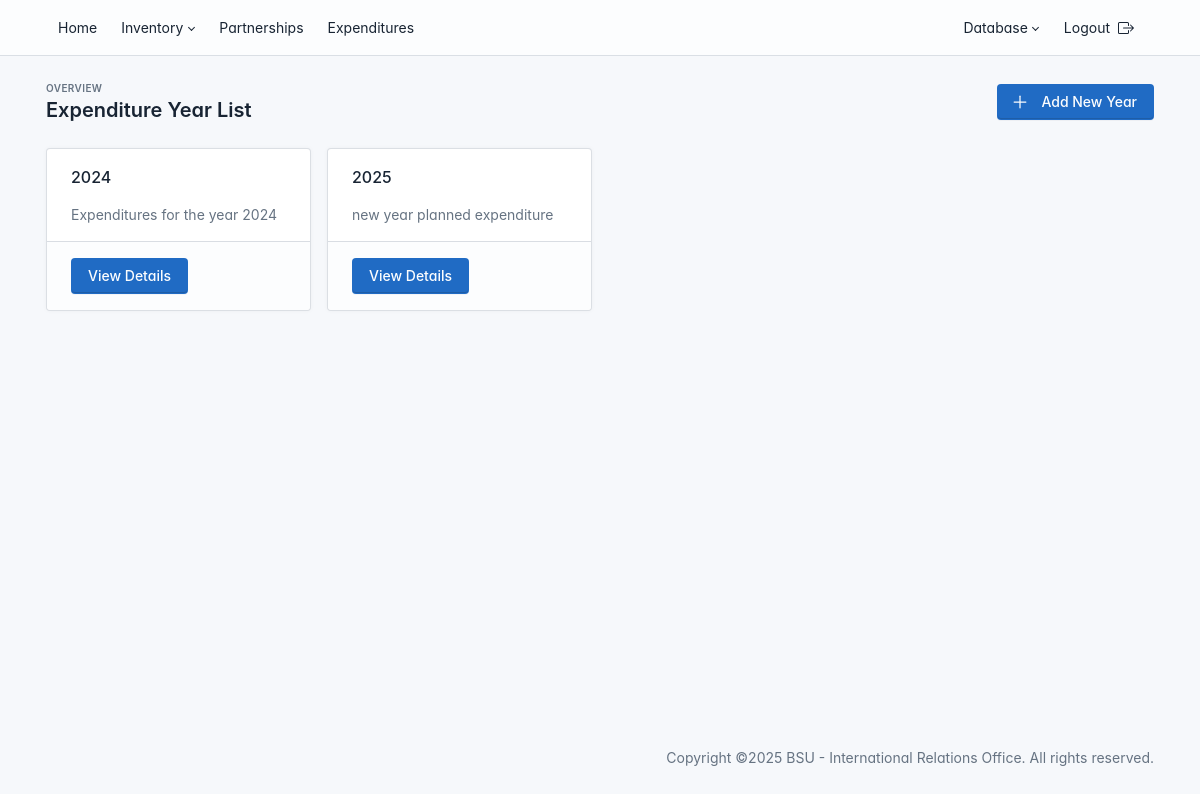
The app's page /administrator/years/ with its own data.
### administrator/models.py (models this page shows, shortened)
class Year(models.Model):
    year = models.PositiveIntegerField(unique=True)
    description = models.TextField(blank=True, null=True)  # New description field

### administrator/views.py (the view)
# urls.py: path('years/', views.year_list, name='year_list'),
def year_list(request):
    years = Year.objects.all()
    context = {
        'years': years,
    }
    return render(request, 'administrator/year_list.html', context)

### templates/administrator/year_list.html
{% extends "administrator/base.html" %}
{% block content %}
<div class=" page-wrapper ">
    <div class="page-header d-print-none">
        <div class="container-xl">
            <div class="row g-2 align-items-center">
                <div class="col">
                    <div class="page-pretitle">
                        Overview
                    </div>
                    <h2 class="page-title">
                        Expenditure Year List
                    </h2>
                </div>
                <div class="col-auto ms-auto d-print-none">
                    <div class="btn-list">
                        <a href="#" class="btn btn-primary d-none d-sm-inline-block" data-bs-toggle="modal" data-bs-target="#modal-add-partnership">
                            <svg xmlns="http://www.w3.org/2000/svg" class="icon" width="24" height="24" viewBox="0 0 24 24" stroke-width="2" stroke="currentColor" fill="none" stroke-linecap="round" stroke-linejoin="round">
                                <path stroke="none" d="M0 0h24v24H0z" fill="none"/>
                                <path d="M12 5l0 14" />
                                <path d="M5 12l14 0" />
                            </svg>
                            Add New Year
                        </a>
                    </div>
                </div>
            </div>
        </div>
    </div>
    <div class="page-body container">
        <div class="row">
            {% for year in years %}
            <div class="col-md-6 col-lg-3 mb-4">
                <div class="card">
                    <div class="card-body">
                        <h3 class="card-title">{{ year.year }}</h3>
                        <p class="text-muted">{{ year.description|default:"No description available." }}</p>
                    </div>
                    <div class="card-footer">
                        <a href="{% url 'year_detail' year.id %}" class="btn btn-primary">View Details</a>
                    </div>
                </div>
            </div>
            {% empty %}
            <div class="col-12">
                <p>No years available.</p>
            </div>
            {% endfor %}
        </div>
    </div>
    </div>
{% endblock content %}

### templates/administrator/base.html (style rules this page uses)
:root { --tblr-font-sans-serif: 'Inter Var', -apple-system, BlinkMacSystemFont, San Francisco, Segoe UI, Roboto, Helvetica Neue, sans-serif; }
body { font-feature-settings: "cv03", "cv04", "cv11"; }

### records on screen
Year: year "2024", description "Expenditures for the year 2024"
Year: year "2025", description "new year planned expenditure"
